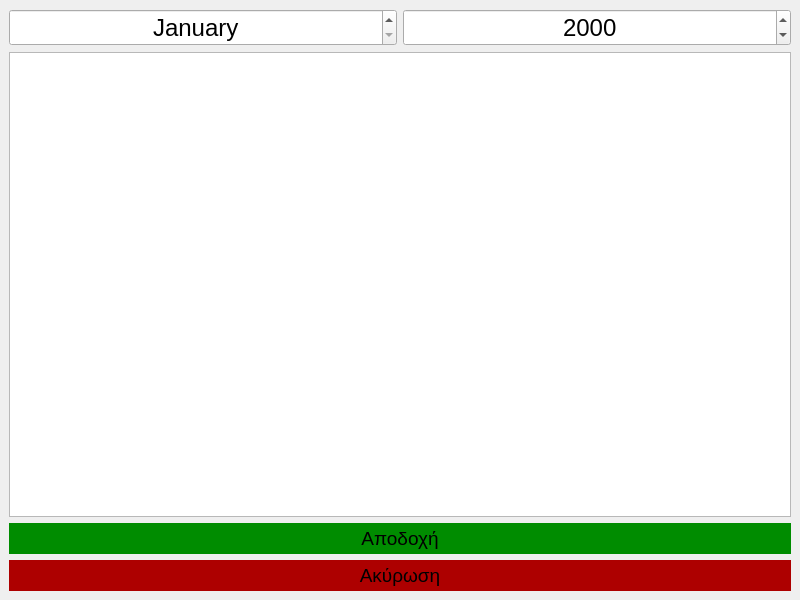
<?xml version="1.0" encoding="UTF-8"?>
<ui version="4.0">
 <class>AddRecord</class>
 <widget class="QMainWindow" name="AddRecord">
  <property name="geometry">
   <rect>
    <x>0</x>
    <y>0</y>
    <width>800</width>
    <height>600</height>
   </rect>
  </property>
  <property name="windowTitle">
   <string>Προσθήκη Μήνα</string>
  </property>
  <widget class="QWidget" name="centralwidget">
   <layout class="QVBoxLayout" name="verticalLayout">
    <item>
     <layout class="QHBoxLayout" name="horizontalLayout">
      <item>
       <widget class="QDateTimeEdit" name="Month">
        <property name="font">
         <font>
          <family>Arial</family>
          <pointsize>18</pointsize>
         </font>
        </property>
        <property name="alignment">
         <set>Qt::AlignCenter</set>
        </property>
        <property name="currentSection">
         <enum>QDateTimeEdit::MonthSection</enum>
        </property>
        <property name="displayFormat">
         <string>MMMM</string>
        </property>
        <property name="calendarPopup">
         <bool>false</bool>
        </property>
        <property name="currentSectionIndex">
         <number>0</number>
        </property>
       </widget>
      </item>
      <item>
       <widget class="QDateEdit" name="Year">
        <property name="font">
         <font>
          <family>Arial</family>
          <pointsize>18</pointsize>
         </font>
        </property>
        <property name="alignment">
         <set>Qt::AlignCenter</set>
        </property>
        <property name="displayFormat">
         <string>yyyy</string>
        </property>
       </widget>
      </item>
     </layout>
    </item>
    <item>
     <widget class="QTableWidget" name="Entries"/>
    </item>
    <item>
     <widget class="QPushButton" name="ConfirmButton">
      <property name="palette">
       <palette>
        <active>
         <colorrole role="Button">
          <brush brushstyle="SolidPattern">
           <color alpha="255">
            <red>0</red>
            <green>140</green>
            <blue>0</blue>
           </color>
          </brush>
         </colorrole>
        </active>
        <inactive>
         <colorrole role="Button">
          <brush brushstyle="SolidPattern">
           <color alpha="255">
            <red>0</red>
            <green>140</green>
            <blue>0</blue>
           </color>
          </brush>
         </colorrole>
        </inactive>
        <disabled>
         <colorrole role="Button">
          <brush brushstyle="SolidPattern">
           <color alpha="255">
            <red>0</red>
            <green>140</green>
            <blue>0</blue>
           </color>
          </brush>
         </colorrole>
        </disabled>
       </palette>
      </property>
      <property name="font">
       <font>
        <family>Arial</family>
        <pointsize>14</pointsize>
       </font>
      </property>
      <property name="autoFillBackground">
       <bool>true</bool>
      </property>
      <property name="text">
       <string>Αποδοχή</string>
      </property>
      <property name="flat">
       <bool>true</bool>
      </property>
     </widget>
    </item>
    <item>
     <widget class="QPushButton" name="CancelButton">
      <property name="palette">
       <palette>
        <active>
         <colorrole role="Button">
          <brush brushstyle="SolidPattern">
           <color alpha="255">
            <red>173</red>
            <green>0</green>
            <blue>0</blue>
           </color>
          </brush>
         </colorrole>
        </active>
        <inactive>
         <colorrole role="Button">
          <brush brushstyle="SolidPattern">
           <color alpha="255">
            <red>173</red>
            <green>0</green>
            <blue>0</blue>
           </color>
          </brush>
         </colorrole>
        </inactive>
        <disabled>
         <colorrole role="Button">
          <brush brushstyle="SolidPattern">
           <color alpha="255">
            <red>173</red>
            <green>0</green>
            <blue>0</blue>
           </color>
          </brush>
         </colorrole>
        </disabled>
       </palette>
      </property>
      <property name="font">
       <font>
        <family>Arial</family>
        <pointsize>14</pointsize>
       </font>
      </property>
      <property name="autoFillBackground">
       <bool>true</bool>
      </property>
      <property name="text">
       <string>Ακύρωση</string>
      </property>
      <property name="flat">
       <bool>true</bool>
      </property>
     </widget>
    </item>
   </layout>
  </widget>
 </widget>
 <resources/>
 <connections/>
</ui>
